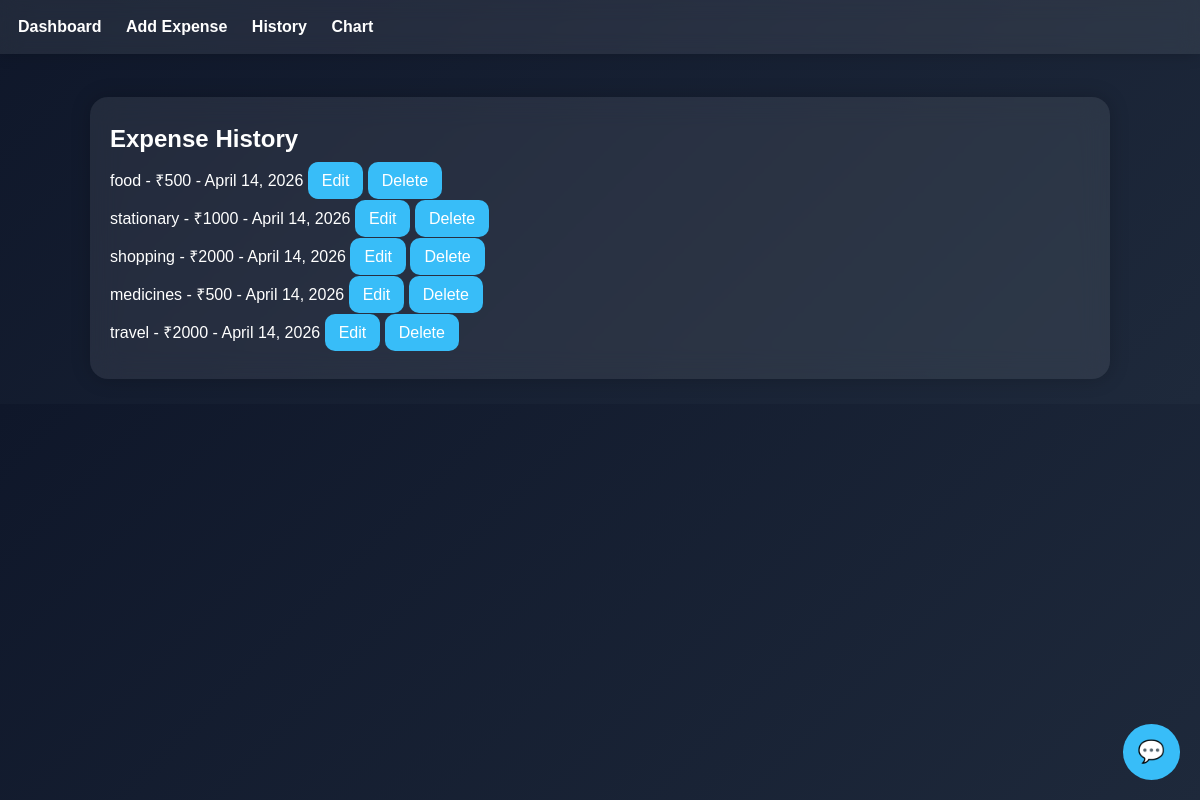
Before: /history/ (signed in) with the older database file.
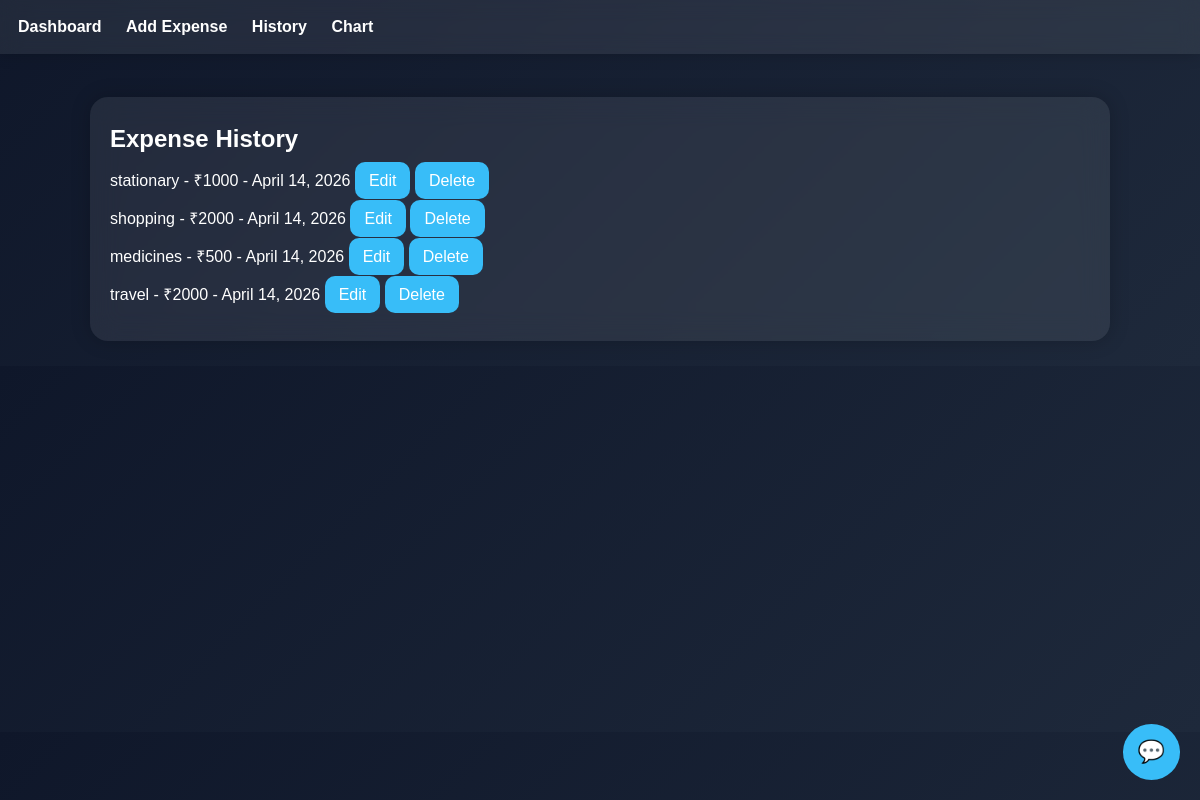
After: the same page with the newer database file.
### expenses/models.py (models this page shows, shortened)
class Expense(models.Model):
    category = models.CharField(max_length=100)
    amount = models.IntegerField()
    date = models.DateField()

### expenses/views.py (the view)
# urls.py: path('history/', history),
@login_required(login_url='/login/')
def history(request):
    data = Expense.objects.all()
    return render(request, 'history.html', {'data': data})

### templates/history.html
{% extends 'base.html' %}
{% block content %}
<div class="card">
<h2>Expense History</h2>
{% for x in data %}
<p>
{{ x.category }} - ₹{{ x.amount }} - {{ x.date }}
<a href="/edit/{{ x.id }}/" class="btn">Edit</a>
<a href="/delete/{{ x.id }}/" class="btn">Delete</a>
</p>
{% endfor %}
</div>
{% endblock %}

Changed rows visible on the page:
removed Expense: category "food", amount "500", date "April 14, 2026"
